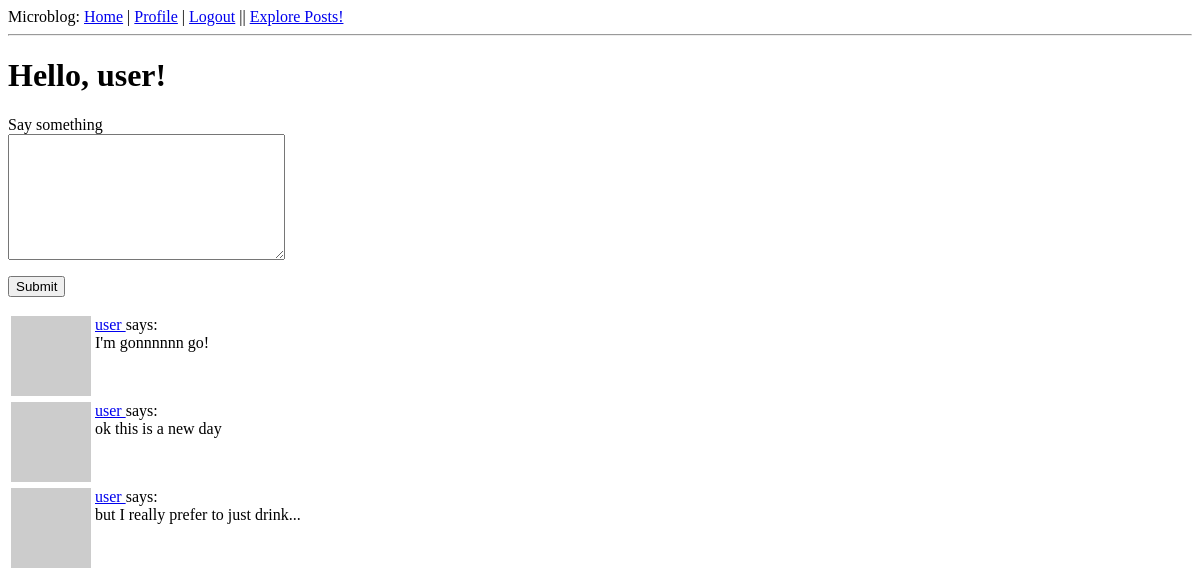
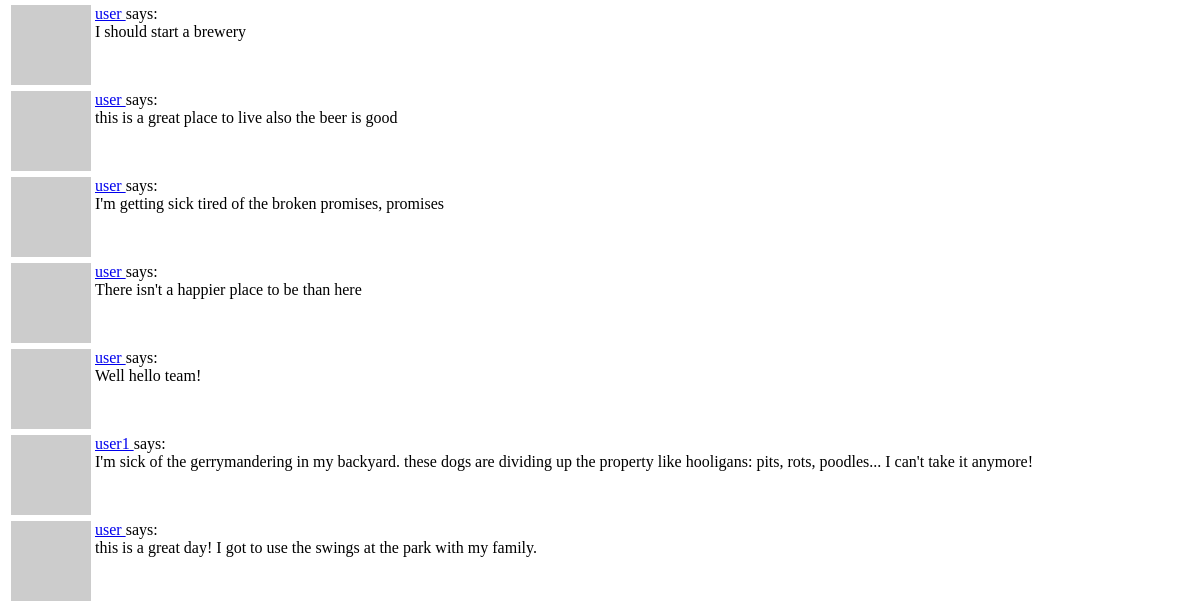
The page /index (signed in) on the database as committed earlier (2 pictures, top to bottom).
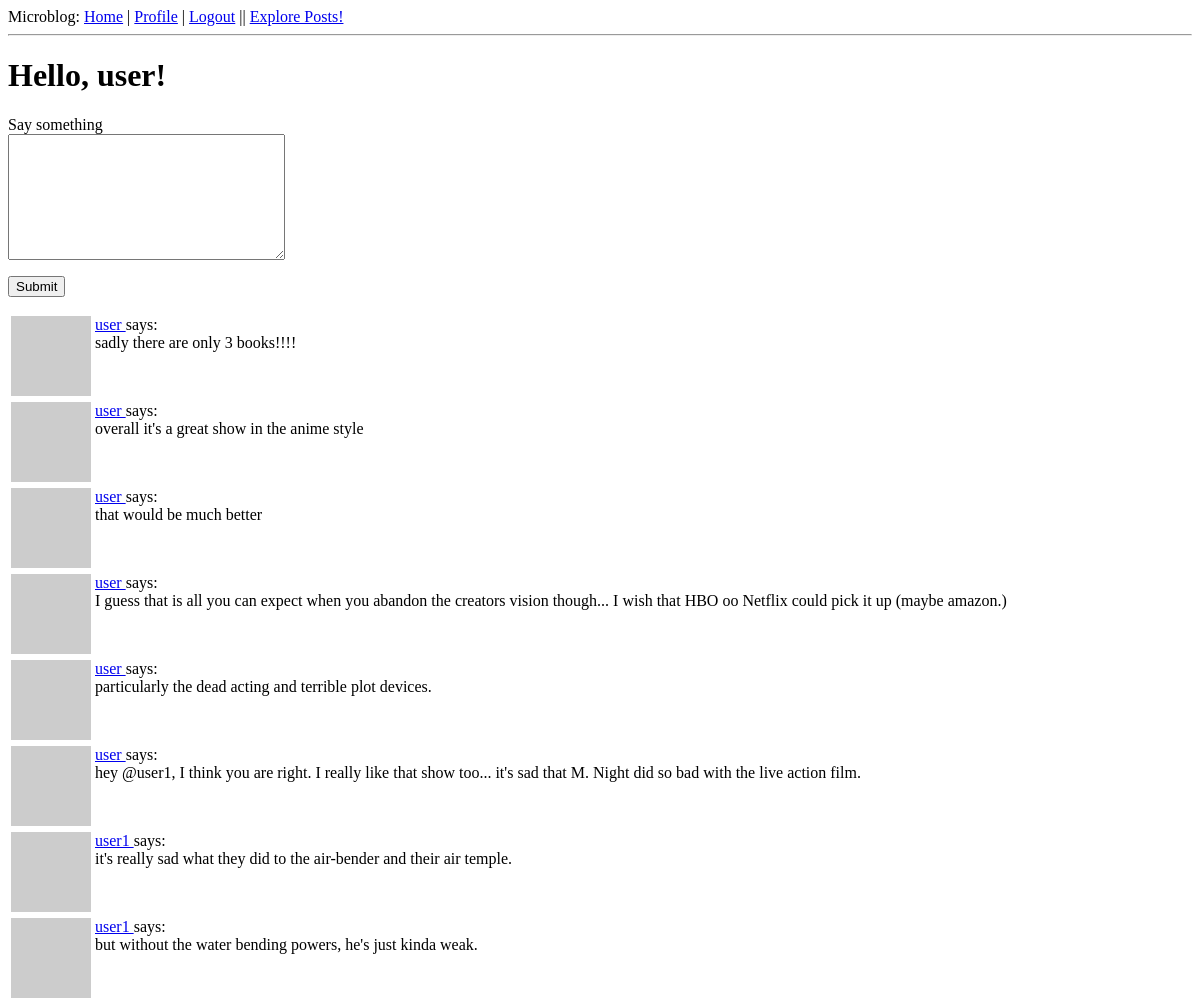
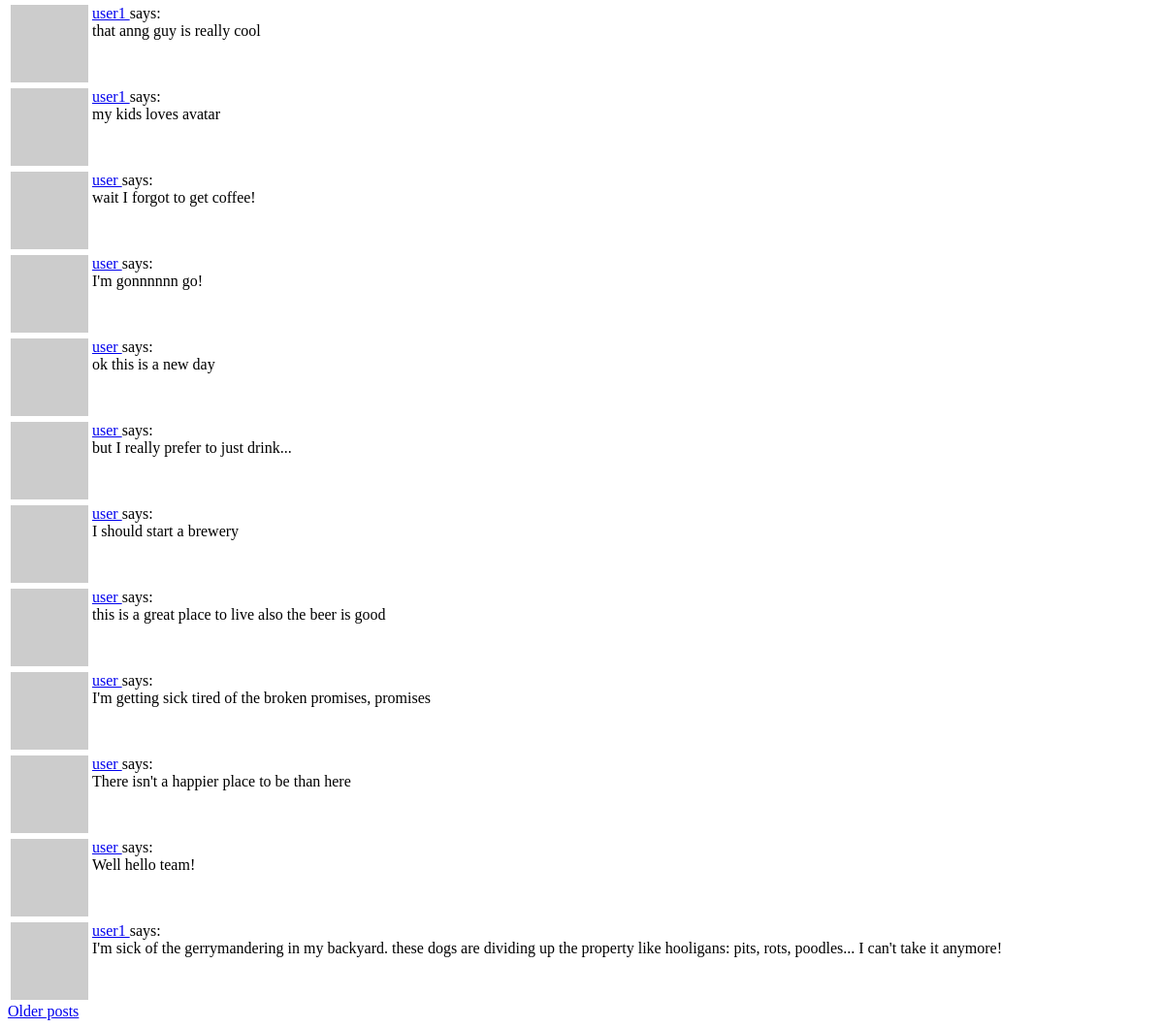
The same page on the database as committed later (2 pictures, top to bottom).
### app/models.py (models this page shows, shortened)
class Post(db.Model):  # Define the Post Class and link to the User Class
    id = db.Column(db.Integer, primary_key=True)
    body = db.Column(db.String(240))
    timestamp = db.Column(db.DateTime, index=True, default=datetime.utcnow)
    user_id = db.Column(db.Integer, db.ForeignKey('user.id'))

class User(UserMixin, db.Model):  # Define the User Class and the UserMixin
    id = db.Column(db.Integer, primary_key=True)
    username = db.Column(db.String(64), index=True, unique=True)
    email = db.Column(db.String(120), index=True, unique=True)
    password_hash = db.Column(db.String(128))
    posts = db.relationship('Post', backref='author', lazy='dynamic')
    about_me = db.Column(db.String(240))
    last_seen = db.Column(db.DateTime, default=datetime.utcnow)
    followed = db.relationship(
        'User', secondary=followers,
        primaryjoin=(followers.c.follower_id == id),
        secondaryjoin=(followers.c.followed_id == id),
        backref=db.backref('followers', lazy='dynamic'), lazy='dynamic')
    def avatar(self, size):
        digest = md5(self.email.lower().encode('utf-8')).hexdigest()
        return 'hxxps://www.gravatar.com/avatar/{}?d=identicon&s={}'.format(
            digest, size
        )
    def followed_posts(self):
        followed = Post.query.join(
            followers, (followers.c.followed_id == Post.user_id)).filter(
                followers.c.follower_id == self.id)
        own = Post.query.filter_by(user_id=self.id)
        return followed.union(own).order_by(Post.timestamp.desc())

### app/routes.py (the view)
@app.route('/', methods=['GET', 'POST'])
@app.route('/index', methods=['GET', 'POST'])
@login_required
def index():
    form = PostForm()
    if form.validate_on_submit():
        post = Post(body=form.post.data, author=current_user)
        db.session.add(post)
        db.session.commit()
        flash('Your post is live!')
        return redirect(url_for('index'))
    page = request.args.get('page', 1, type=int)
    posts = current_user.followed_posts().paginate(
        page, app.config['POSTS_PER_PAGE'], False)
    next_url = url_for('index', page=posts.next_num) if posts.has_next else None
    prev_url = url_for('index', page=posts.prev_num) if posts.has_prev else None
    return render_template('index.html', title='Home', form=form,
                            posts=posts.items, next_url=next_url, prev_url=prev_url)

### app/forms.py
class PostForm(FlaskForm):
    post = TextAreaField('Say something', validators=[
        DataRequired(), Length(min=1, max=240)])
    submit = SubmitField('Submit')

### app/models.py (called while the page is built)
@login.user_loader
def load_user(id):
    return User.query.get(int(id))

### app/routes.py (called while the page is built)
@app.before_request
def before_request():
    if current_user.is_authenticated:
        current_user.last_seen = datetime.utcnow()
        db.session.commit()

### app/templates/index.html (shortened to what this page needs)
{% extends "base.html" %}
{% block content %}
    <h1>Hello, {{ current_user.username }}!</h1>
    {% if form %}
    <form action="" method="POST">
        <p>
            {{ form.post.label }}<br>
            {{ form.post(cols=32, rows=8) }}<br>
        </p>
        <p>{{ form.submit() }}</p>
    </form>
    {% endif %}
    {% for post in posts %}
        {% include '_post.html' %}
    {% endfor %}
    {% if next_url %}
        <a href="{{ next_url }}">Older posts</a>
    {% endif %}
{% endblock %}

### app/templates/_post.html
<table>
    <tr valign="top">
        <td><img src="{{ post.author.avatar(36) }}"></td>
        <td>
            <a href="{{ url_for('user', username=post.author.username) }}">
                {{ post.author.username }}
            </a>
            says:<br>{{ post.body }}
        </td>
    </tr>
</table>

Rows that differ between the two databases and show on the page:
no longer on this page (row unchanged): Post: author.username "user", body "this is a great day! I got to use the swings at the park with my family."
added Post: author.username "user", body "sadly there are only 3 books!!!!"
added Post: author.username "user", body "overall it's a great show in the anime style"
added Post: author.username "user", body "that would be much better"
added Post: author.username "user", body "I guess that is all you can expect when you abandon the creators vision though... I wish that HBO oo Netflix could pick it up (maybe amazon.)"
added Post: author.username "user", body "particularly the dead acting and terrible plot devices."
added Post: author.username "user", body "hey @user1, I think you are right. I really like that show too... it's sad that M. Night did so bad with the live action film."
added Post: author.username "user1", body "it's really sad what they did to the air-bender and their air temple."
added Post: author.username "user1", body "but without the water bending powers, he's just kinda weak."
added Post: author.username "user1", body "that anng guy is really cool"
added Post: author.username "user1", body "my kids loves avatar"
added Post: author.username "user", body "wait I forgot to get coffee!"
Other text that changed with them:
text now shown: "Older posts"
